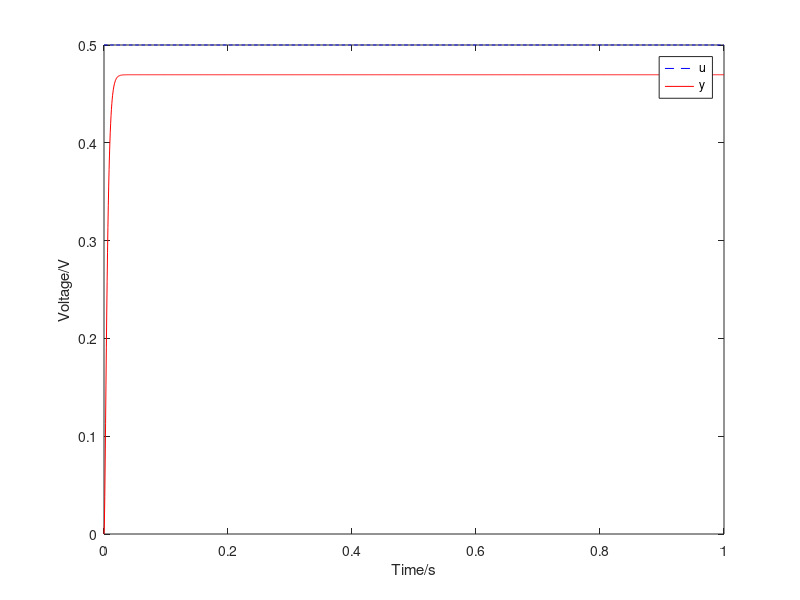

Write the MATLAB code that produced this figure.
pkg load control;

clear;

G=tf([15.45], [1.17e-4 9.13e-2 16.45]);
stepsize=0.5;

[y_unit t]=step(G,1);
y=y_unit*stepsize;
u=ones(length(t),1)*stepsize;

figure
plot(t,u,'b--',t,y,'r-')
legend('u','y');
xlabel('Time/s');
ylabel('Voltage/V');
